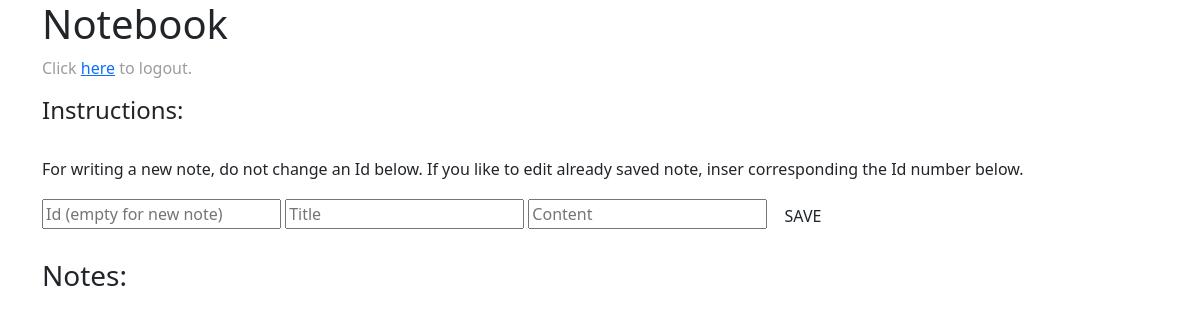
The page / (signed in) on the database as committed earlier.
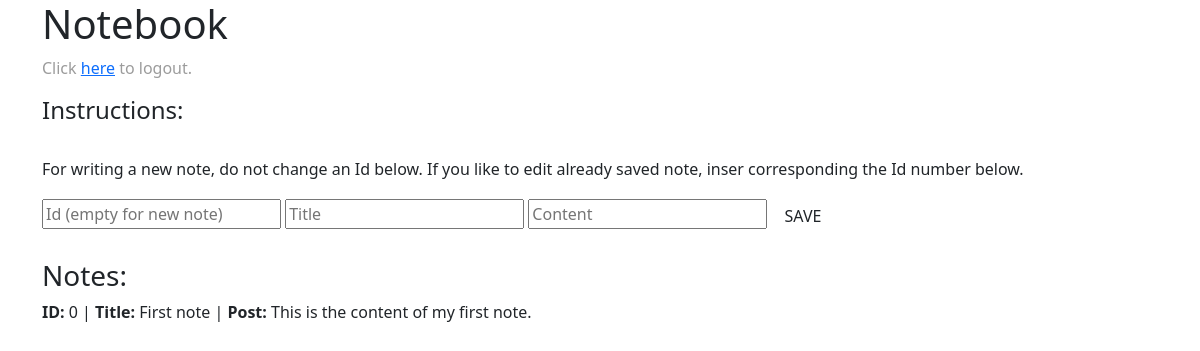
The same page on the database as committed later.
### tables this page shows
CREATE TABLE posts(id NUMBER, title TEXT, description TEXT);

### app.py (the view, shortened to what this page needs)
@app.route('/',  methods=['GET', 'POST'])
@login_required
def home():
    g.db = connect_db()
    cur = g.db.execute('SELECT * FROM posts')
    posts = [dict(id=row[0], title=row[1], description=row[2]) for i,row in enumerate(cur.fetchall())]
    g.db.close()
    error, sql_command = "", ""
    return render_template("index.html", posts=posts, error=error)

### app.py (called while the page is built)
def login_required(f):
    @wraps(f)
    def wrap(*args, **kwargs):
        if 'logged_in' in session:
            return f(*args, **kwargs)
        else:
            flash('You need to login first.')
            return redirect(url_for('login'))
    return wrap

def connect_db():
    return sqlite3.connect(app.database)

### templates/index.html
{% extends "base.html" %}
{% block content %}
<h1>Notebook</h1>
<p style="color:rgb(156, 156, 156)">Click <a href="/logout">here</a> to logout.</p>
<h4>Instructions:</h4><br>For writing a new note, do not change an Id below. If you like to edit already saved note, inser corresponding the Id number below.</p>
<form action="" method="post">
  <input type="number" placeholder="Id (empty for new note)" name="id" value="{{ request.form.id }}">
  <input type="text" placeholder="Title" name="title" value="{{ request.form.title }}">
  <input type="text" placeholder="Content" name="post" value="{{ request.form.post }}">
  <input class="btn btn-default" type="submit" value="SAVE">
</form>
<br>
<h3>Notes:</h3>
{% for post in posts %}
  <strong>ID:</strong> {{ post.id }} |<strong> Title: </strong>{{ post.title }} |<strong> Post: </strong>{{ post.description }} <br>
<br>
{% endfor %}
{% endblock %}

### templates/base.html (shortened to what this page needs)
<!DOCTYPE html>
<html>
  <head>
    <link href="static/bootstrap.min.css" rel="stylesheet" media="screen">
  </head>
  <body>
    <div class="container">
      {% block content %}{% endblock %}
    </div>
  </body>
</html>

Rows that differ between the two databases and show on the page:
added posts: id "0", title "First note", description "This is the content of my first note."
